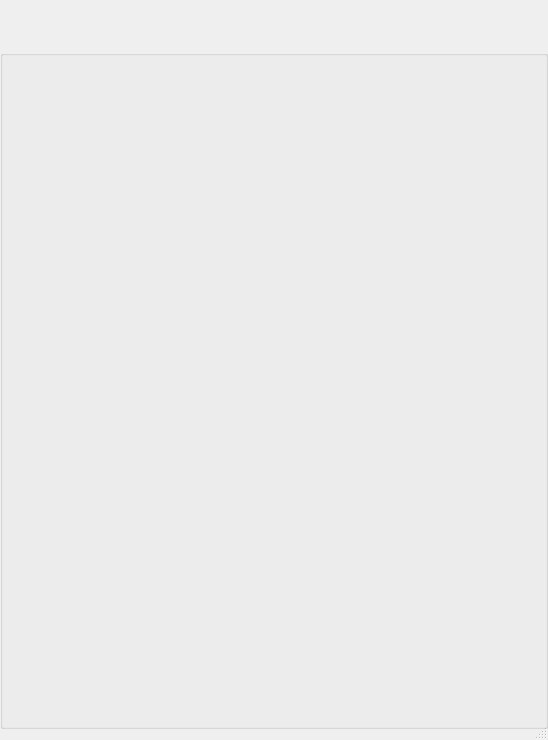
<?xml version="1.0" encoding="UTF-8"?>
<ui version="4.0">
 <class>StoryBoardDialog</class>
 <widget class="QDialog" name="StoryBoardDialog">
  <property name="windowModality">
   <enum>Qt::ApplicationModal</enum>
  </property>
  <property name="geometry">
   <rect>
    <x>0</x>
    <y>0</y>
    <width>548</width>
    <height>740</height>
   </rect>
  </property>
  <property name="windowTitle">
   <string>Menu</string>
  </property>
  <property name="windowOpacity">
   <double>1.000000000000000</double>
  </property>
  <property name="toolTip">
   <string/>
  </property>
  <property name="sizeGripEnabled">
   <bool>true</bool>
  </property>
  <property name="modal">
   <bool>false</bool>
  </property>
  <layout class="QVBoxLayout" name="verticalLayout">
   <property name="spacing">
    <number>0</number>
   </property>
   <property name="leftMargin">
    <number>0</number>
   </property>
   <property name="topMargin">
    <number>0</number>
   </property>
   <property name="rightMargin">
    <number>0</number>
   </property>
   <item>
    <widget class="TitleBarWidget" name="m_TitleBarWidget" native="true">
     <property name="sizePolicy">
      <sizepolicy hsizetype="Preferred" vsizetype="Preferred">
       <horstretch>0</horstretch>
       <verstretch>0</verstretch>
      </sizepolicy>
     </property>
     <property name="minimumSize">
      <size>
       <width>0</width>
       <height>50</height>
      </size>
     </property>
     <property name="maximumSize">
      <size>
       <width>16777215</width>
       <height>130</height>
      </size>
     </property>
    </widget>
   </item>
   <item>
    <widget class="QGroupBox" name="ItemsGroupBox">
     <property name="minimumSize">
      <size>
       <width>0</width>
       <height>0</height>
      </size>
     </property>
     <property name="title">
      <string/>
     </property>
     <layout class="QVBoxLayout" name="verticalLayout_2">
      <property name="spacing">
       <number>0</number>
      </property>
      <property name="leftMargin">
       <number>5</number>
      </property>
      <property name="topMargin">
       <number>0</number>
      </property>
      <property name="rightMargin">
       <number>5</number>
      </property>
      <property name="bottomMargin">
       <number>5</number>
      </property>
      <item>
       <widget class="QLabel" name="m_StatusLabel">
        <property name="text">
         <string notr="true"/>
        </property>
       </widget>
      </item>
      <item>
       <widget class="StoryWidget" name="StoryEditWidget" native="true">
        <property name="sizePolicy">
         <sizepolicy hsizetype="Expanding" vsizetype="Expanding">
          <horstretch>0</horstretch>
          <verstretch>0</verstretch>
         </sizepolicy>
        </property>
       </widget>
      </item>
      <item>
       <widget class="QLabel" name="ScanStatusLabel">
        <property name="font">
         <font>
          <pointsize>10</pointsize>
         </font>
        </property>
        <property name="text">
         <string/>
        </property>
       </widget>
      </item>
     </layout>
    </widget>
   </item>
   <item>
    <widget class="BottomBarWidget" name="m_BottomBarWidget" native="true">
     <property name="sizePolicy">
      <sizepolicy hsizetype="Expanding" vsizetype="Minimum">
       <horstretch>0</horstretch>
       <verstretch>0</verstretch>
      </sizepolicy>
     </property>
     <property name="minimumSize">
      <size>
       <width>30</width>
       <height>0</height>
      </size>
     </property>
     <property name="autoFillBackground">
      <bool>true</bool>
     </property>
    </widget>
   </item>
  </layout>
 </widget>
 <customwidgets>
  <customwidget>
   <class>TitleBarWidget</class>
   <extends>QWidget</extends>
   <header>TitleBarWidget.h</header>
   <container>1</container>
  </customwidget>
  <customwidget>
   <class>BottomBarWidget</class>
   <extends>QWidget</extends>
   <header location="global">BottomBarWidget.h</header>
   <container>1</container>
  </customwidget>
  <customwidget>
   <class>StoryWidget</class>
   <extends>QWidget</extends>
   <header>StoryWidget.h</header>
  </customwidget>
 </customwidgets>
 <resources/>
 <connections/>
</ui>
